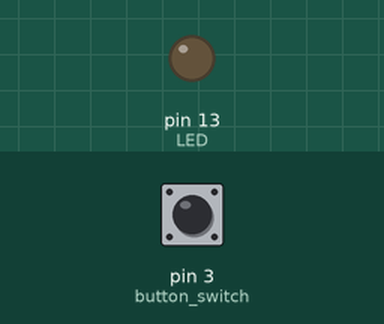
Bench run of a sketch on a simulated Arduino Uno, built with avr-gcc and run on an emulated ATmega328P. On the bench: output pins drawn as LEDs (lit = HIGH). The test bench sets the inputs (shaded band); at power-on: pin 3 (button_switch) LOW. What the sketch prints to the serial monitor is not drawn.

Above: at 1.2 s.
1.3 s: pin 3 (button_switch) pulled HIGH for 0.15 s
At 1.7 s:
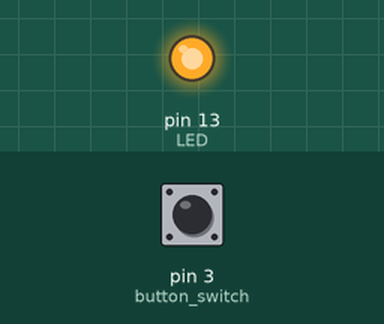
2.9 s: pin 3 (button_switch) pulled HIGH for 1 s
At 4.2 s:
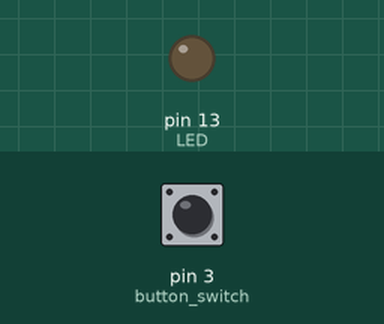
5.4 s: pin 3 (button_switch) pulled HIGH for 3.2 s
At 9.0 s:
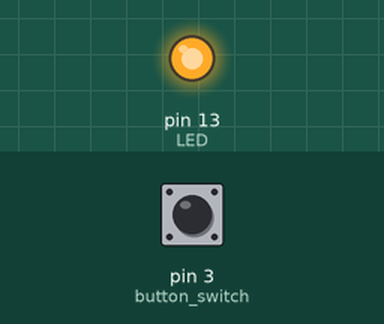
Timing chart, 0 to 10.5 s (numbered marks = the images above; inputs shaded):
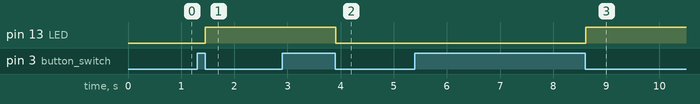

Measured:
- after the input at 1.3 s, pin 13 (LED): LOW → HIGH after 0.16 s
- after the input at 2.9 s, pin 13 (LED): HIGH → LOW after 1.0 s
- after the input at 5.4 s, pin 13 (LED): LOW → HIGH after 3.2 s

The sketch:

interrupt_handling_for_button_switch.ino
```cpp
// (licence header left out)
#define LED                         LED_BUILTIN  // digital pin connected to LED, for testing of switch code only
bool    led_status =                        LOW; // start with LED off, for testing of switch code only

int     button_switch =                       3; // external interrupt pin

#define switched                            true // value if the button switch has been pressed
#define triggered                           true // controls interrupt handler
#define interrupt_trigger_type            RISING // interrupt triggered on a RISING input
#define debounce                              10 // time to wait in milli secs

volatile  bool interrupt_process_status = {
  !triggered                                     // start with no switch press pending, ie false (!triggered)
};
bool initialisation_complete =            false; // inhibit any interrupts until initialisation is complete

//
// ISR for handling interrupt triggers arising from associated button switch
//
void button_interrupt_handler()
{
  if (initialisation_complete == true)
  { //  all variables are initialised so we are okay to continue to process this interrupt
    if (interrupt_process_status == !triggered) {
      // new interrupt so okay start a new button read process -
      // now need to wait for button release plus debounce period to elapse
      // this will be done in the button_read function
      if (digitalRead(button_switch) == HIGH) {
        // button pressed, so we can start the read on/off + debounce cycle wich will
        // be completed by the button_read() function.
        interrupt_process_status = triggered;  // keep this ISR 'quiet' until button read fully completed
      }
    }
  }
} // end of button_interrupt_handler

bool read_button() {
  int button_reading;
  // static variables because we need to retain old values between function calls
  static bool     switching_pending = false;
  static long int elapse_timer;
  if (interrupt_process_status == triggered) {
    // interrupt has been raised on this button so now need to complete
    // the button read process, ie wait until it has been released
    // and debounce time elapsed
    button_reading = digitalRead(button_switch);
    if (button_reading == HIGH) {
      // switch is pressed, so start/restart wait for button relealse, plus end of debounce process
      switching_pending = true;
      elapse_timer = millis(); // start elapse timing for debounce checking
    }
    if (switching_pending && button_reading == LOW) {
      // switch was pressed, now released, so check if debounce time elapsed
      if (millis() - elapse_timer >= debounce) {
        // dounce time elapsed, so switch press cycle complete
        switching_pending = false;             // reset for next button press interrupt cycle
        interrupt_process_status = !triggered; // reopen ISR for business now button on/off/debounce cycle complete
        return switched;                       // advise that switch has been pressed
      }
    }
  }
  return !switched; // either no press request or debounce period not elapsed
} // end of read_button function

void setup() {
  pinMode(LED, OUTPUT);
  pinMode(button_switch, INPUT);
  attachInterrupt(digitalPinToInterrupt(button_switch),
                  button_interrupt_handler,
                  interrupt_trigger_type);
  initialisation_complete = true; // open interrupt processing for business
  Serial.begin(9600);
} // end of setup function

void loop() {
  // test buton switch and process if pressed
  if (read_button() == switched) {
    // button on/off cycle now complete, so flip LED between HIGH and LOW
    led_status = HIGH - led_status; // toggle state
    digitalWrite(LED, led_status);
    Serial.print("dig pin 2: ");
  } else {
    // do other things....

  }
}
```
